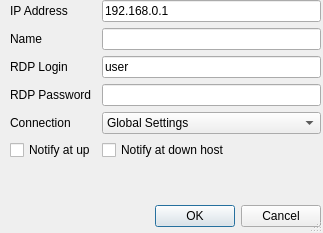
<?xml version="1.0" encoding="UTF-8"?>
<ui version="4.0">
 <class>Dialog</class>
 <widget class="QDialog" name="Dialog">
  <property name="windowModality">
   <enum>Qt::WindowModal</enum>
  </property>
  <property name="geometry">
   <rect>
    <x>0</x>
    <y>0</y>
    <width>323</width>
    <height>233</height>
   </rect>
  </property>
  <property name="sizePolicy">
   <sizepolicy hsizetype="Fixed" vsizetype="Fixed">
    <horstretch>0</horstretch>
    <verstretch>0</verstretch>
   </sizepolicy>
  </property>
  <property name="windowTitle">
   <string>Settings</string>
  </property>
  <property name="windowIcon">
   <iconset>
    <normaloff>icons/plus.png</normaloff>icons/plus.png</iconset>
  </property>
  <property name="sizeGripEnabled">
   <bool>true</bool>
  </property>
  <widget class="QDialogButtonBox" name="buttonBox">
   <property name="geometry">
    <rect>
     <x>0</x>
     <y>200</y>
     <width>321</width>
     <height>32</height>
    </rect>
   </property>
   <property name="orientation">
    <enum>Qt::Horizontal</enum>
   </property>
   <property name="standardButtons">
    <set>QDialogButtonBox::Cancel|QDialogButtonBox::Ok</set>
   </property>
  </widget>
  <widget class="QWidget" name="layoutWidget">
   <property name="geometry">
    <rect>
     <x>10</x>
     <y>0</y>
     <width>311</width>
     <height>200</height>
    </rect>
   </property>
   <layout class="QFormLayout" name="formLayout">
    <property name="fieldGrowthPolicy">
     <enum>QFormLayout::AllNonFixedFieldsGrow</enum>
    </property>
    <item row="0" column="0">
     <widget class="QLabel" name="label">
      <property name="text">
       <string>IP Address</string>
      </property>
     </widget>
    </item>
    <item row="0" column="1">
     <widget class="QLineEdit" name="ipAddress">
      <property name="text">
       <string>192.168.0.1</string>
      </property>
     </widget>
    </item>
    <item row="1" column="0">
     <widget class="QLabel" name="label_2">
      <property name="text">
       <string>Name</string>
      </property>
     </widget>
    </item>
    <item row="1" column="1">
     <widget class="QLineEdit" name="name">
      <property name="text">
       <string/>
      </property>
     </widget>
    </item>
    <item row="2" column="0">
     <widget class="QLabel" name="label_3">
      <property name="text">
       <string>RDP Login</string>
      </property>
     </widget>
    </item>
    <item row="2" column="1">
     <widget class="QLineEdit" name="rdpLogin">
      <property name="text">
       <string>user</string>
      </property>
     </widget>
    </item>
    <item row="3" column="0">
     <widget class="QLabel" name="label_4">
      <property name="text">
       <string>RDP Password</string>
      </property>
     </widget>
    </item>
    <item row="3" column="1">
     <widget class="QLineEdit" name="rdpPassword"/>
    </item>
    <item row="4" column="0">
     <widget class="QLabel" name="label_5">
      <property name="text">
       <string>Connection</string>
      </property>
     </widget>
    </item>
    <item row="4" column="1">
     <widget class="QComboBox" name="comboBox">
      <item>
       <property name="text">
        <string>Global Settings</string>
       </property>
      </item>
      <item>
       <property name="text">
        <string>Remote Desktop</string>
       </property>
      </item>
      <item>
       <property name="text">
        <string>RAdmin</string>
       </property>
      </item>
      <item>
       <property name="text">
        <string>Web Browser</string>
       </property>
      </item>
     </widget>
    </item>
    <item row="5" column="1">
     <widget class="QCheckBox" name="notifyAtDown">
      <property name="text">
       <string>Notify at down host</string>
      </property>
     </widget>
    </item>
    <item row="5" column="0">
     <widget class="QCheckBox" name="notifyAtUp">
      <property name="text">
       <string>Notify at up</string>
      </property>
     </widget>
    </item>
   </layout>
  </widget>
 </widget>
 <resources/>
 <connections>
  <connection>
   <sender>buttonBox</sender>
   <signal>accepted()</signal>
   <receiver>Dialog</receiver>
   <slot>accept()</slot>
   <hints>
    <hint type="sourcelabel">
     <x>248</x>
     <y>254</y>
    </hint>
    <hint type="destinationlabel">
     <x>157</x>
     <y>274</y>
    </hint>
   </hints>
  </connection>
  <connection>
   <sender>buttonBox</sender>
   <signal>rejected()</signal>
   <receiver>Dialog</receiver>
   <slot>reject()</slot>
   <hints>
    <hint type="sourcelabel">
     <x>316</x>
     <y>260</y>
    </hint>
    <hint type="destinationlabel">
     <x>286</x>
     <y>274</y>
    </hint>
   </hints>
  </connection>
 </connections>
</ui>
